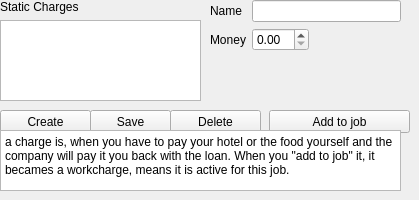
       <widget class="QWidget" name="tab_3">
        <attribute name="title">
         <string>Static Charges</string>
        </attribute>
        <widget class="QWidget" name="formLayoutWidget_4">
         <property name="geometry">
          <rect>
           <x>210</x>
           <y>0</y>
           <width>191</width>
           <height>101</height>
          </rect>
         </property>
         <layout class="QFormLayout" name="formLayout_4">
          <property name="fieldGrowthPolicy">
           <enum>QFormLayout::ExpandingFieldsGrow</enum>
          </property>
          <property name="labelAlignment">
           <set>Qt::AlignLeading|Qt::AlignLeft|Qt::AlignVCenter</set>
          </property>
          <item row="0" column="0">
           <widget class="QLabel" name="label_17">
            <property name="text">
             <string>Name</string>
            </property>
           </widget>
          </item>
          <item row="0" column="1">
           <widget class="QLineEdit" name="chargesName"/>
          </item>
          <item row="1" column="0">
           <widget class="QLabel" name="label_18">
            <property name="text">
             <string>Money</string>
            </property>
           </widget>
          </item>
          <item row="1" column="1">
           <widget class="QDoubleSpinBox" name="chargesValue"/>
          </item>
         </layout>
        </widget>
        <widget class="QWidget" name="verticalLayoutWidget_2">
         <property name="geometry">
          <rect>
           <x>0</x>
           <y>0</y>
           <width>201</width>
           <height>101</height>
          </rect>
         </property>
         <layout class="QVBoxLayout" name="verticalLayout_2">
          <item>
           <widget class="QLabel" name="label_8">
            <property name="text">
             <string>Static Charges</string>
            </property>
           </widget>
          </item>
          <item>
           <widget class="QListWidget" name="chargesList"/>
          </item>
         </layout>
        </widget>
        <widget class="QPushButton" name="createCharge">
         <property name="geometry">
          <rect>
           <x>0</x>
           <y>110</y>
           <width>91</width>
           <height>23</height>
          </rect>
         </property>
         <property name="text">
          <string>Create</string>
         </property>
        </widget>
        <widget class="QPushButton" name="saveCharge">
         <property name="geometry">
          <rect>
           <x>90</x>
           <y>110</y>
           <width>81</width>
           <height>23</height>
          </rect>
         </property>
         <property name="text">
          <string>Save</string>
         </property>
        </widget>
        <widget class="QPushButton" name="deleteCharge">
         <property name="geometry">
          <rect>
           <x>170</x>
           <y>110</y>
           <width>91</width>
           <height>23</height>
          </rect>
         </property>
         <property name="text">
          <string>Delete</string>
         </property>
        </widget>
        <widget class="QPushButton" name="addChargeToJob">
         <property name="geometry">
          <rect>
           <x>269</x>
           <y>110</y>
           <width>141</width>
           <height>23</height>
          </rect>
         </property>
         <property name="text">
          <string>Add to job</string>
         </property>
        </widget>
        <widget class="QPlainTextEdit" name="plainTextEdit">
         <property name="geometry">
          <rect>
           <x>0</x>
           <y>130</y>
           <width>401</width>
           <height>61</height>
          </rect>
         </property>
         <property name="plainText">
          <string>a charge is, when you have to pay your hotel or the food yourself and the company will pay it you back with the loan. When you &quot;add to job&quot; it, it becames a workcharge, means it is active for this job.</string>
         </property>
        </widget>
       </widget>
